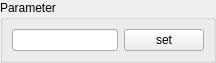
<?xml version="1.0" encoding="UTF-8"?>
<ui version="4.0">
 <class>IoForm</class>
 <widget class="QWidget" name="IoForm">
  <property name="geometry">
   <rect>
    <x>0</x>
    <y>0</y>
    <width>216</width>
    <height>56</height>
   </rect>
  </property>
  <property name="windowTitle">
   <string>IoForm</string>
  </property>
  <layout class="QVBoxLayout" name="verticalLayout">
   <property name="spacing">
    <number>0</number>
   </property>
   <property name="leftMargin">
    <number>0</number>
   </property>
   <property name="topMargin">
    <number>0</number>
   </property>
   <property name="rightMargin">
    <number>0</number>
   </property>
   <property name="bottomMargin">
    <number>0</number>
   </property>
   <item>
    <widget class="QGroupBox" name="groupBox">
     <property name="title">
      <string>Parameter</string>
     </property>
     <layout class="QHBoxLayout" name="horizontalLayout">
      <item>
       <widget class="QLineEdit" name="leValue"/>
      </item>
      <item>
       <widget class="QPushButton" name="btnSet">
        <property name="text">
         <string>set</string>
        </property>
       </widget>
      </item>
     </layout>
    </widget>
   </item>
  </layout>
 </widget>
 <resources/>
 <connections/>
</ui>
